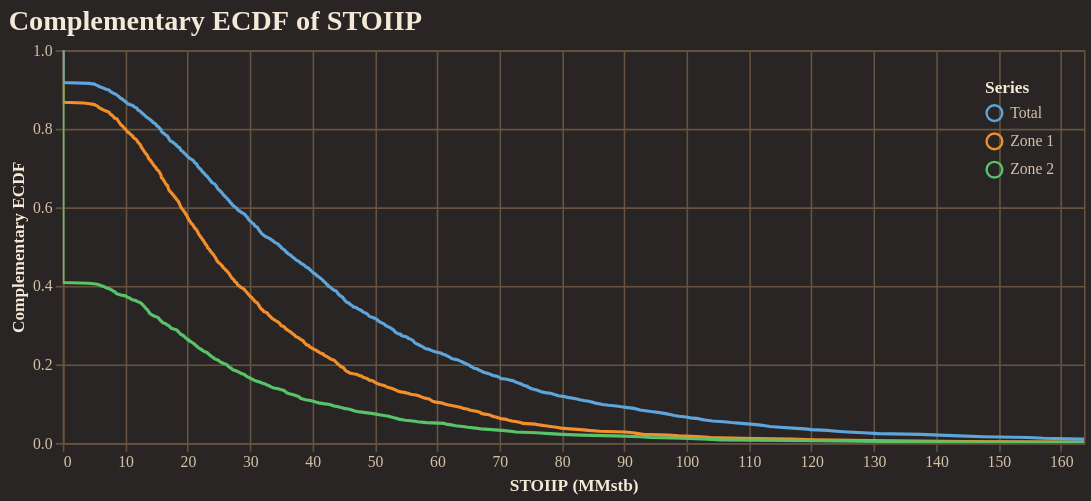

The code cell stored with this chart in its notebook:
### Code cell
fig = reporter.plotter.prospect_volumetric_ecdf_plot(
    figsize=(650, 250),
    backend=PLOTTING_BACKEND
)
fig.show()

### Figure 1 — Vega-Lite specification as saved in the notebook (floating-point values rounded to 4 significant figures; data arrays with more than 128 entries replaced by an {"elided": "..."} marker saying what was removed)
{"config": {"background": "#292524", "view": {"fill": "#292524", "stroke": "#665340"}, "title": {"color": "#f4e9d7", "font": "Merriweather", "fontSize": 18, "fontWeight": 600, "subtitleColor": "#d5c2a6", "anchor": "start"}, "axis": {"domainColor": "#665340", "gridColor": "#665340", "tickColor": "#665340", "labelColor": "#d5c2a6", "titleColor": "#f4e9d7", "labelFont": "Merriweather", "titleFont": "Merriweather"}, "legend": {"titleColor": "#f4e9d7", "labelColor": "#d5c2a6", "labelFont": "Merriweather", "titleFont": "Merriweather", "orient": "top-right", "symbolType": "circle"}, "header": {"labelColor": "#d5c2a6", "titleColor": "#f4e9d7", "labelFont": "Merriweather", "titleFont": "Merriweather"}, "mark": {"color": "#c78d3b"}, "line": {"color": "#c78d3b"}, "bar": {"color": "#c78d3b"}, "point": {"color": "#ddb06d"}, "area": {"color": "#c78d3b", "opacity": 0.35}, "text": {"color": "#f4e9d7", "font": "Merriweather"}, "range": {"category": ["#5DA5DA", "#F28E2B", "#59C36A", "#E15759", "#B07AA1", "#4ECDC4", "#FF9DA7", "#EDC948"]}}, "layer": [{"mark": {"type": "line", "clip": true, "strokeWidth": 2}, "encoding": {"color": {"field": "series", "title": "Series", "type": "nominal"}, "tooltip": [{"field": "series", "title": "Series", "type": "nominal"}, {"field": "stoiip_mmstb", "format": ",.2f", "title": "STOIIP (MMstb)", "type": "quantitative"}, {"field": "exceedance_probability", "format": ".3f", "title": "Exceedance", "type": "quantitative"}], "x": {"field": "stoiip_mmstb", "title": "STOIIP (MMstb)", "type": "quantitative"}, "y": {"field": "exceedance_probability", "scale": {"domain": [0, 1]}, "title": "Complementary ECDF", "type": "quantitative"}}}], "data": {"name": "data-75f65801767bda87a9111e28856d6aa3"}, "encoding": {"x": {"field": "stoiip_mmstb", "scale": {"domain": [0, 163.7]}, "type": "quantitative"}}, "height": 250, "title": "Complementary ECDF of STOIIP", "width": 650, "$schema": "https://vega.github.io/schema/vega-lite/v5.20.1.json", "datasets": {"data-75f65801767bda87a9111e28856d6aa3": {"elided": "1500 records"}}}
